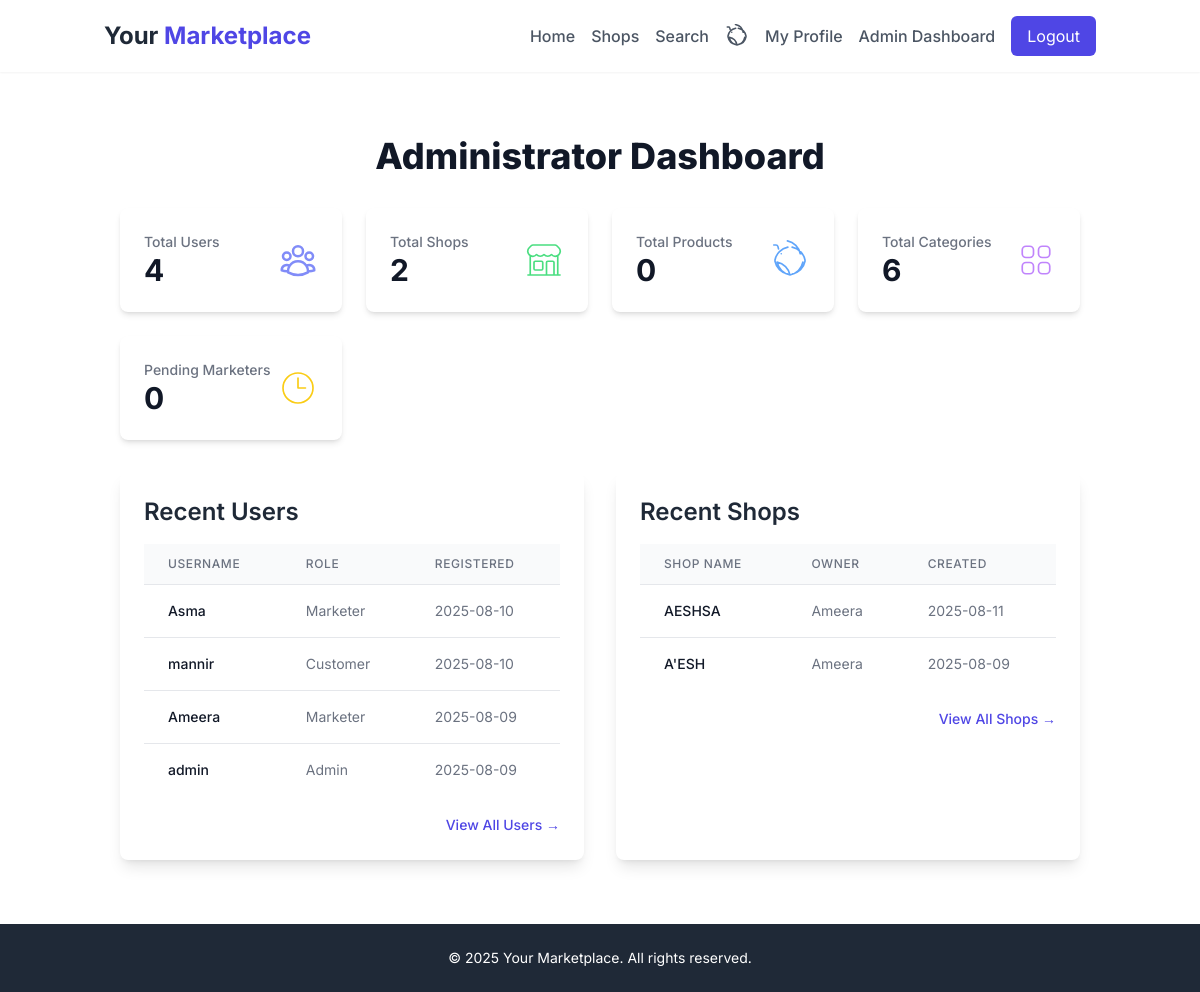
The app's page /admin/dashboard (signed in) with its own data.
### app/models.py (models this page shows, shortened)
class User(UserMixin, db.Model):
    id = db.Column(db.Integer, primary_key=True)
    username = db.Column(db.String(64), index=True, unique=True, nullable=False)
    email = db.Column(db.String(120), index=True, unique=True, nullable=False)
    password_hash = db.Column(db.String(128))
    role = db.Column(db.String(20), default='customer')  # 'admin', 'marketer', 'customer'
    is_approved = db.Column(db.Boolean, default=False)
    created_at = db.Column(db.DateTime, default=datetime.utcnow)
    shops = db.relationship('Shop', backref='owner', lazy='dynamic')
    ratings = db.relationship('Rating', backref='user', lazy='dynamic')
    orders = db.relationship('Order', backref='customer', lazy='dynamic')
    notifications = db.relationship('Notification', backref='user', lazy='dynamic') # New: User can have notifications

class Shop(db.Model):
    id = db.Column(db.Integer, primary_key=True)
    name = db.Column(db.String(100), nullable=False)
    description = db.Column(db.Text)
    location = db.Column(db.String(100))
    whatsapp_number = db.Column(db.String(20))
    logo = db.Column(db.String(100), nullable=True)
    user_id = db.Column(db.Integer, db.ForeignKey('user.id'))
    created_at = db.Column(db.DateTime, default=datetime.utcnow)
    products = db.relationship('Product', backref='shop', lazy='dynamic')
    ratings = db.relationship('Rating', backref='shop', lazy='dynamic')
    order_items = db.relationship('OrderItem', backref='shop_ordered', lazy='dynamic')
    __table_args__ = (
        db.UniqueConstraint('name', 'user_id', name='unique_shop_per_user'),
    )

### app/admin.py (the view)
@bp.route('/dashboard')
@login_required
def dashboard():
    if current_user.role != 'admin':
        flash('Access denied.', 'danger')
        return redirect(url_for('customer.index'))
    users = User.query.all()
    shops = Shop.query.all()
    categories = Category.query.all()
    pending_count = User.query.filter_by(is_approved=False).count()
    recent_users = User.query.order_by(User.created_at.desc()).limit(5).all()
    recent_shops = Shop.query.order_by(Shop.created_at.desc()).limit(5).all()
    return render_template('admin/dashboard.html',
                         users=users,
                         shops=shops,
                         categories=categories,
                         pending_count=pending_count,
                         recent_users=recent_users,
                         recent_shops=recent_shops)

### app/models.py (called while the page is built)
@login.user_loader
def load_user(id):
    return User.query.get(int(id))

### app/templates/admin/dashboard.html (shortened to what this page needs)
{% extends "base.html" %}
{% block content %}
<div class="max-w-6xl mx-auto px-4 py-8">
    <h1 class="text-4xl font-extrabold text-gray-900 mb-8 text-center">Administrator Dashboard</h1>
    <div class="grid grid-cols-1 md:grid-cols-2 lg:grid-cols-4 gap-6 mb-8">
        <div class="bg-white p-6 rounded-lg shadow-md flex items-center justify-between">
            <div>
                <p class="text-sm font-medium text-gray-500">Total Users</p>
                <p class="text-3xl font-bold text-gray-900">{{ users|length }}</p>
            </div>
        </div>
        <div class="bg-white p-6 rounded-lg shadow-md flex items-center justify-between">
            <div>
                <p class="text-sm font-medium text-gray-500">Total Shops</p>
                <p class="text-3xl font-bold text-gray-900">{{ shops|length }}</p>
            </div>
        </div>
        <div class="bg-white p-6 rounded-lg shadow-md flex items-center justify-between">
            <div>
                <p class="text-sm font-medium text-gray-500">Total Products</p>
                <p class="text-3xl font-bold text-gray-900">{{ products|length }}</p>
            </div>
        </div>
        <div class="bg-white p-6 rounded-lg shadow-md flex items-center justify-between">
            <div>
                <p class="text-sm font-medium text-gray-500">Total Categories</p>
                <p class="text-3xl font-bold text-gray-900">{{ categories|length }}</p>
            </div>
        </div>
        <div class="bg-white p-6 rounded-lg shadow-md flex items-center justify-between">
            <div>
                <p class="text-sm font-medium text-gray-500">Pending Marketers</p>
                <p class="text-3xl font-bold text-gray-900">{{ pending_count }}</p>
            </div>
            <svg class="h-10 w-10 text-yellow-400" fill="none" stroke="currentColor" viewBox="0 0 24 24" xmlns="http://www.w3.org/2000/svg"><path stroke-linecap="round" stroke-linejoin="round" d="M12 6v6h4.5m4.5 0a9 9 0 1 1-18 0 9 9 0 0 1 18 0Z" />
            </svg>
        </div>
    </div>
    <div class="grid grid-cols-1 lg:grid-cols-2 gap-8">
        <div class="bg-white p-6 rounded-lg shadow-lg">
            <h2 class="text-2xl font-semibold text-gray-800 mb-4">Recent Users</h2>
            <div class="overflow-x-auto">
                <table class="min-w-full divide-y divide-gray-200">
                    <thead class="bg-gray-50">
                        <tr>
                            <th class="px-6 py-3 text-left text-xs font-medium text-gray-500 uppercase tracking-wider">Username</th>
                            <th class="px-6 py-3 text-left text-xs font-medium text-gray-500 uppercase tracking-wider">Role</th>
                            <th class="px-6 py-3 text-left text-xs font-medium text-gray-500 uppercase tracking-wider">Registered</th>
                        </tr>
                    </thead>
                    <tbody class="bg-white divide-y divide-gray-200">
                        {% for user in recent_users %}
                        <tr>
                            <td class="px-6 py-4 whitespace-nowrap text-sm font-medium text-gray-900">{{ user.username }}</td>
                            <td class="px-6 py-4 whitespace-nowrap text-sm text-gray-500">{{ user.role|capitalize }}</td>
                            <td class="px-6 py-4 whitespace-nowrap text-sm text-gray-500">{{ moment(user.created_at).format('YYYY-MM-DD') }}</td>
                        </tr>
                        {% endfor %}
                    </tbody>
                </table>
            </div>
            <div class="mt-4 text-right">
                <a href="{{ url_for('admin.user_list') }}" class="text-sm font-medium text-indigo-600 hover:text-indigo-500">View All Users &rarr;</a>
            </div>
        </div>
        <div class="bg-white p-6 rounded-lg shadow-lg">
            <h2 class="text-2xl font-semibold text-gray-800 mb-4">Recent Shops</h2>
            <div class="overflow-x-auto">
                <table class="min-w-full divide-y divide-gray-200">
                    <thead class="bg-gray-50">
                        <tr>
                            <th class="px-6 py-3 text-left text-xs font-medium text-gray-500 uppercase tracking-wider">Shop Name</th>
                            <th class="px-6 py-3 text-left text-xs font-medium text-gray-500 uppercase tracking-wider">Owner</th>
                            <th class="px-6 py-3 text-left text-xs font-medium text-gray-500 uppercase tracking-wider">Created</th>
                        </tr>
                    </thead>
                    <tbody class="bg-white divide-y divide-gray-200">
                        {% for shop in recent_shops %}
                        <tr>
                            <td class="px-6 py-4 whitespace-nowrap text-sm font-medium text-gray-900">{{ shop.name }}</td>
                            <td class="px-6 py-4 whitespace-nowrap text-sm text-gray-500">{{ shop.owner.username }}</td>
                            <td class="px-6 py-4 whitespace-nowrap text-sm text-gray-500">{{ moment(shop.created_at).format('YYYY-MM-DD') }}</td>
                        </tr>
                        {% endfor %}
                    </tbody>
                </table>
            </div>
            <div class="mt-4 text-right">
                <a href="{{ url_for('admin.shop_list') }}" class="text-sm font-medium text-indigo-600 hover:text-indigo-500">View All Shops &rarr;</a>
            </div>
        </div>
    </div>
</div>
{% endblock %}

### app/templates/base.html (style rules this page uses)
body { font-family: 'Inter', sans-serif; color: #1a202c; @apply bg-gray-50; }

### records on screen
User: username "Asma", role "Marketer", created_at "2025-08-10"
User: username "mannir", role "Customer", created_at "2025-08-10"
User: username "Ameera", role "Marketer", created_at "2025-08-09"
User: username "admin", role "Admin", created_at "2025-08-09"
Shop: name "AESHSA", owner.username "Ameera", created_at "2025-08-11"
Shop: name "A'ESH", owner.username "Ameera", created_at "2025-08-09"

### other values on screen
{{ users|length }} "4"
{{ shops|length }} "2"
{{ products|length }} "0"
{{ categories|length }} "6"
{{ pending_count }} "0"
{{ moment().format('YYYY') }} "2025"
